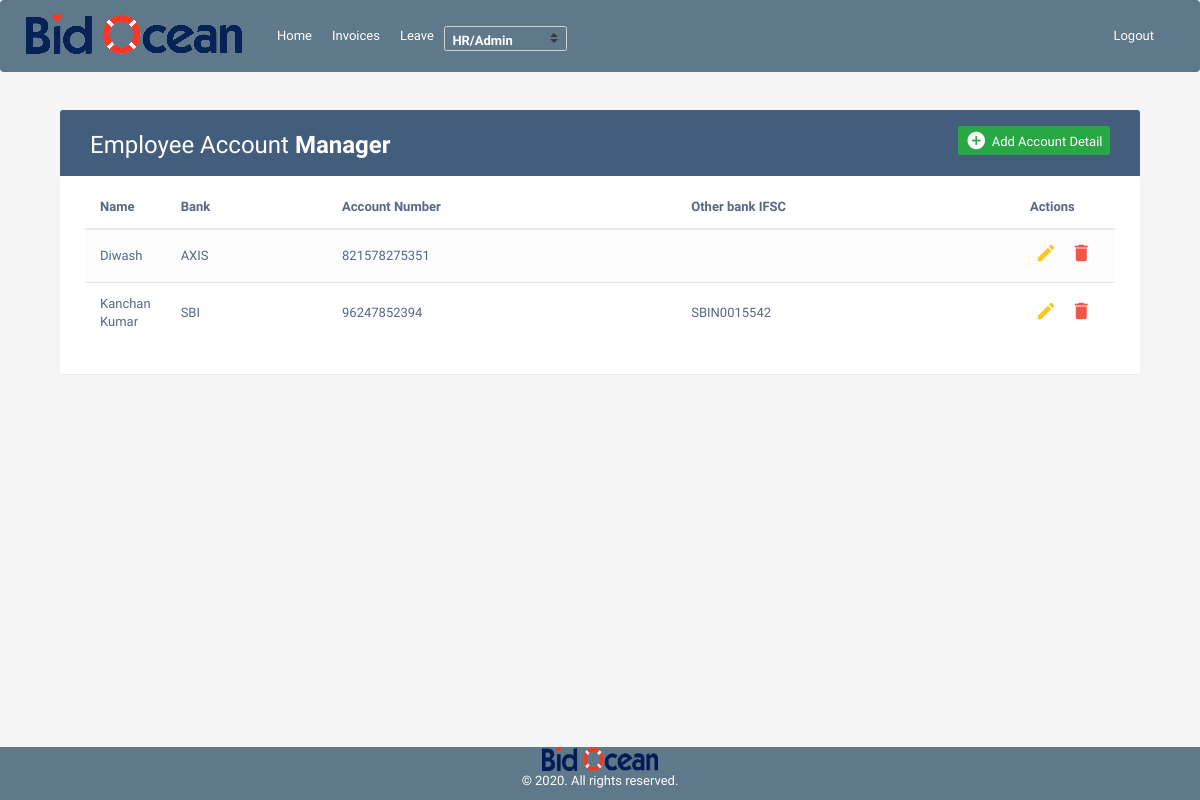
Before: /account_management/ (signed in) with the older database file.
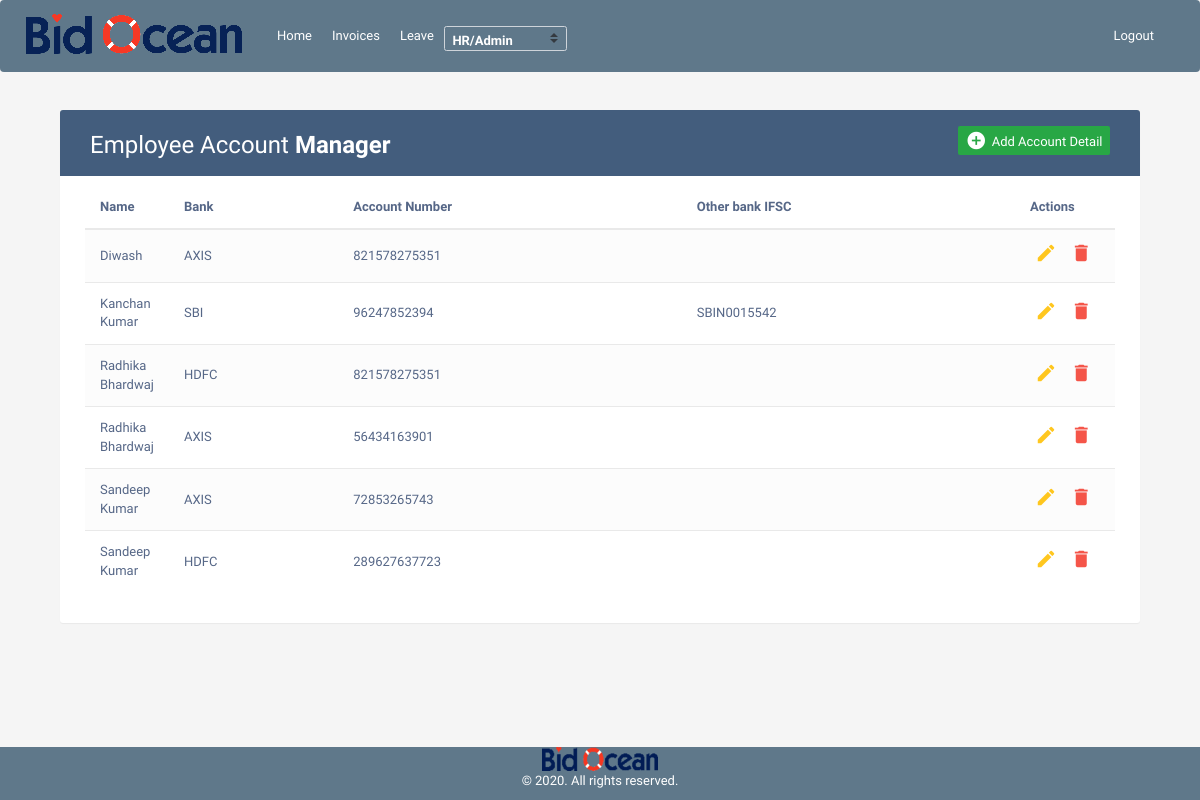
After: the same page with the newer database file.
### account_management/models.py (models this page shows, shortened)
class AccountDetails(models.Model):
    id         = models.AutoField(primary_key=True)
    acc_no     = models.CharField(max_length=200)
    bank       = models.CharField(max_length=200)
    other_bank = models.CharField(max_length=300, null=True, blank=True)
    ifsc_other = models.CharField(max_length=300, null=True, blank=True)
    employee   = models.ForeignKey(Employee,on_delete=models.CASCADE, related_name='employee_accounts')
    created_at = models.DateTimeField(auto_now_add=True)
    status     = models.SmallIntegerField(default=1)

### user_invoice/models.py (models this page shows, shortened)
class Employee(models.Model):
	id       = models.AutoField(primary_key=True)
	name     = models.CharField(max_length=300)
	role     = models.ForeignKey(Role,on_delete=models.CASCADE)
	salary   = models.CharField(max_length=300, null=True, blank=True)
	address  = models.CharField(max_length=300)
	emp_id   = models.CharField(max_length=300, null=True, blank=True)
	phone_no = models.CharField(max_length=300)
	leaves   = models.IntegerField()
	auth_tbl = models.OneToOneField(Userdetail, on_delete=models.CASCADE)
	added_at = models.DateTimeField(auto_now_add=True)

### account_management/views.py (the view, shortened to what this page needs)
# urls.py: path("",views.ManageAccounts.as_view(),name="account_management"),
class ManageAccounts(AdminOrHRPanelMixin,TemplateView):
    template_name = 'account_management/account_management.html'
    def get(self, request):
        employee      = Employee.objects.get(auth_tbl=self.request.user)
        role          = employee.role.name.lower()
        employee_list = Employee.objects.all().order_by('name')
        accounts      = AccountDetails.objects.all().order_by('employee__name')
        paginator        = Paginator(accounts,10)
        page             = request.GET.get('page')
        paginatedcontent = paginator.get_page(page)
        context = {
            'role'          : role,
            'employee_list' : employee_list,
            'accounts'      : paginatedcontent
        }
        return render(request, self.template_name, context)

### user_invoice/mixin.py (called while the page is built)
    def test_func(self):
        user     = self.request.user
        employee = Employee.objects.get(auth_tbl=user)
        return employee.role.name.lower() == 'admin' or employee.role.name.lower() == 'hr'

### account_management/templates/account_management/account_management.html (shortened to what this page needs)
{% extends "user_invoice/base.html" %}
{% load crispy_forms_tags %}
{% block content %}
<!DOCTYPE html>
<html lang="en">
<head>
<link rel="stylesheet" href="https://maxcdn.bootstrapcdn.com/font-awesome/4.7.0/css/font-awesome.min.css">
<link rel="stylesheet" href="https://maxcdn.bootstrapcdn.com/bootstrap/3.3.7/css/bootstrap.min.css">
<link rel="stylesheet" href="https://maxcdn.bootstrapcdn.com/bootstrap/4.0.0/css/bootstrap.min.css">
  <body>
    <div class="container" style="margin-top: 80px;">
        <div class="table-wrapper">
            <div class="table-title">
                <div class="row">
                    <div class="col-sm-6">
						<h2>Employee Account <b>Manager</b></h2>
					</div>
					<div class="col-sm-6">
						<a href="#addEmployeeModal" class="btn btn-success" data-toggle="modal"><i class="material-icons">&#xE147;</i> <span>Add Account Detail</span></a>
					</div>
                </div>
            </div>
            <table class="table table-striped table-hover">
                <thead>
                    <tr>
                        <th>Name</th>
                        <th>Bank</th>
						<th>Account Number</th>
                        <th>Other bank IFSC</th>
                        <th>Actions</th>
                    </tr>
                </thead>
                <tbody>
                	{% for account in accounts %}
                    <tr>
                        <td>{{account.employee.name}}</td>
                        <td>{% if account.bank == 'others' %}{{account.other_bank|upper}}{% else %}{{account.bank|upper}}{% endif %}</td>
						<td>{{account.acc_no}}</td>
                        <td>{{account.ifsc_other}}</td>
                        <td>
                            <a href="#editEmployeeModal" alt="{{account.pk}}" class="edit" data-toggle="modal"><i class="material-icons" data-toggle="tooltip" title="Edit">&#xE254;</i></a>
                            <a href="#deleteEmployeeModal" alt="{{account.pk}}" class="delete" data-toggle="modal"><i class="material-icons" data-toggle="tooltip" title="Delete">&#xE872;</i></a>
                        </td>
                    </tr>
                    {% endfor %}
                </tbody>
            </table>
        </div>
    </div>
</body>
</html>
{% endblock content %}

Changed rows visible on the page:
added AccountDetails: employee.name "Radhika Bhardwaj", bank "HDFC", acc_no "821578275351"
added AccountDetails: employee.name "Radhika Bhardwaj", bank "AXIS", acc_no "56434163901"
added AccountDetails: employee.name "Sandeep Kumar", bank "AXIS", acc_no "72853265743"
added AccountDetails: employee.name "Sandeep Kumar", bank "HDFC", acc_no "289627637723"
